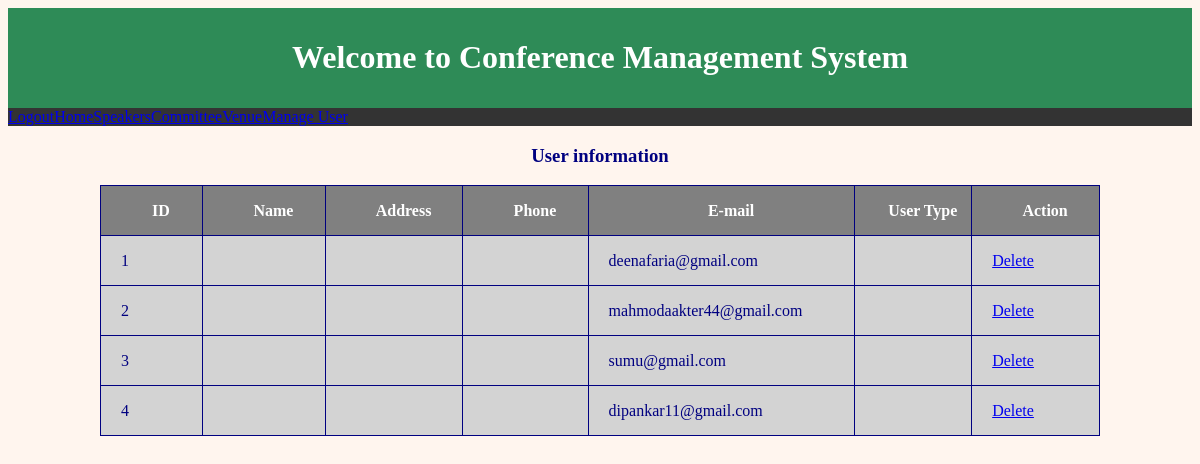
The page /Admin/view_user.php (signed in) on the database its author committed.
### tables this page shows
CREATE TABLE `user` (
  `id` int(10) NOT NULL,
  `fname` text NOT NULL,
  `lname` text NOT NULL,
  `email` varchar(255) NOT NULL,
  `username` varchar(255) NOT NULL,
  `password` varchar(255) NOT NULL
);

### Admin/view_user.php (the view, shortened to what this page needs)
<html>
<head>
  <link rel="stylesheet" type="text/css" href="style.css" >
  <div class="header">
<h1>Welcome to Conference Management System</h1>
</div>
<ul>
  <li><a href="logout.php">Logout</a></li>
  <li><a href="home.php">Home</a></li>
  <li><a href="speaker.html">Speakers</a></li>
  <li><a href="committee.html">Committee</a></li>
  <li><a href="venue.html">Venue</a></li>
   <li><a href="user.php">Manage User</a></li>
</ul>
<center><h3>User information</h3></center>
</head>
<body>
<?php
$hostname = "127.0.0.1";
$username = "root";
$password = "";
$conn = new mysqli($hostname, $username, $password,"conference");
$result = mysqli_query($conn,"SELECT * FROM user");
echo "<center>";
echo "<table border='1'>
<tr>
<th>ID</th>
<th>Name</th>
<th>Address</th>
<th>Phone</th>
<th>E-mail</th>
<th>User Type</th>
<th>Action</th>
</tr>";
while($row = mysqli_fetch_array($result))
{
echo "<tr>";
echo "<td>" . $row['id'] . "</td>";
echo "<td>" . $row['name'] . "</td>";
echo "<td>" . $row['address'] . "</td>";
echo "<td>" . $row['phone'] . "</td>";
echo "<td>" . $row['email'] . "</td>";
echo "<td>" . $row['user'] . "</td>";
echo "<td><a href=\"delete.php?id=$row[id]\" onClick=\"return confirm('Are you sure you want to delete?')\" >Delete</a></td>";
echo "</tr>";
}
echo "</table>";
echo "<br>";
echo "</center>";
?>
</body>
</html>

### Admin/style.css (style rules this page uses)
.header { background-color:SeaGreen; text-align:center; color:white; padding-top:10px; padding-left:10px; padding-right:10px; padding-bottom:10px; }
h3 { color:navy; text-align:center; }
body { background-color:SeaShell; }
ul { list-style-type: none; margin: 0; padding: 0; overflow: hidden; background-color: #333; }
li { float: left; }
table { border-collapse:collapse; width:50%; background-color:lightgray; }
table,th,td { border:1px solid navy; width:1000px; height:50px; padding-left:20px; color:navy; }
th { height:50px; background-color:gray; color:White; }

### rows shown on the page
user: id "1", email "deenafaria@gmail.com"
user: id "2", email "mahmodaakter44@gmail.com"
user: id "3", email "sumu@gmail.com"
user: id "4", email "dipankar11@gmail.com"
